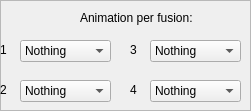
         <widget class="QFrame" name="animation_per_fusion">
          <property name="geometry">
           <rect>
            <x>620</x>
            <y>180</y>
            <width>251</width>
            <height>111</height>
           </rect>
          </property>
          <property name="frameShape">
           <enum>QFrame::StyledPanel</enum>
          </property>
          <property name="frameShadow">
           <enum>QFrame::Raised</enum>
          </property>
          <widget class="QLabel" name="animation_per_fusion_text">
           <property name="geometry">
            <rect>
             <x>80</x>
             <y>10</y>
             <width>131</width>
             <height>16</height>
            </rect>
           </property>
           <property name="text">
            <string>Animation per fusion:</string>
           </property>
           <property name="alignment">
            <set>Qt::AlignLeading|Qt::AlignLeft|Qt::AlignVCenter</set>
           </property>
          </widget>
          <widget class="QLabel" name="animation_fusion1_text">
           <property name="geometry">
            <rect>
             <x>0</x>
             <y>40</y>
             <width>16</width>
             <height>20</height>
            </rect>
           </property>
           <property name="text">
            <string>1</string>
           </property>
           <property name="textFormat">
            <enum>Qt::PlainText</enum>
           </property>
           <property name="scaledContents">
            <bool>false</bool>
           </property>
           <property name="alignment">
            <set>Qt::AlignLeading|Qt::AlignLeft|Qt::AlignVCenter</set>
           </property>
          </widget>
          <widget class="QLabel" name="animation_fusion2_text">
           <property name="geometry">
            <rect>
             <x>0</x>
             <y>80</y>
             <width>16</width>
             <height>20</height>
            </rect>
           </property>
           <property name="text">
            <string>2</string>
           </property>
           <property name="textFormat">
            <enum>Qt::PlainText</enum>
           </property>
           <property name="scaledContents">
            <bool>false</bool>
           </property>
           <property name="alignment">
            <set>Qt::AlignLeading|Qt::AlignLeft|Qt::AlignVCenter</set>
           </property>
          </widget>
          <widget class="QLabel" name="animation_fusion3_text">
           <property name="geometry">
            <rect>
             <x>130</x>
             <y>40</y>
             <width>16</width>
             <height>20</height>
            </rect>
           </property>
           <property name="text">
            <string>3</string>
           </property>
           <property name="textFormat">
            <enum>Qt::PlainText</enum>
           </property>
           <property name="scaledContents">
            <bool>false</bool>
           </property>
           <property name="alignment">
            <set>Qt::AlignLeading|Qt::AlignLeft|Qt::AlignVCenter</set>
           </property>
          </widget>
          <widget class="QLabel" name="animation_fusion4_text">
           <property name="geometry">
            <rect>
             <x>130</x>
             <y>80</y>
             <width>16</width>
             <height>20</height>
            </rect>
           </property>
           <property name="text">
            <string>4</string>
           </property>
           <property name="textFormat">
            <enum>Qt::PlainText</enum>
           </property>
           <property name="scaledContents">
            <bool>false</bool>
           </property>
           <property name="alignment">
            <set>Qt::AlignLeading|Qt::AlignLeft|Qt::AlignVCenter</set>
           </property>
          </widget>
          <widget class="QComboBox" name="fusion1_animation_value">
           <property name="geometry">
            <rect>
             <x>20</x>
             <y>40</y>
             <width>91</width>
             <height>22</height>
            </rect>
           </property>
           <item>
            <property name="text">
             <string>Nothing</string>
            </property>
           </item>
           <item>
            <property name="text">
             <string>Fusion</string>
            </property>
           </item>
          </widget>
          <widget class="QComboBox" name="fusion3_animation_value">
           <property name="geometry">
            <rect>
             <x>150</x>
             <y>40</y>
             <width>91</width>
             <height>22</height>
            </rect>
           </property>
           <item>
            <property name="text">
             <string>Nothing</string>
            </property>
           </item>
           <item>
            <property name="text">
             <string>Fusion</string>
            </property>
           </item>
          </widget>
          <widget class="QComboBox" name="fusion2_animation_value">
           <property name="geometry">
            <rect>
             <x>20</x>
             <y>80</y>
             <width>91</width>
             <height>22</height>
            </rect>
           </property>
           <item>
            <property name="text">
             <string>Nothing</string>
            </property>
           </item>
           <item>
            <property name="text">
             <string>Fusion</string>
            </property>
           </item>
          </widget>
          <widget class="QComboBox" name="fusion4_animation_value">
           <property name="geometry">
            <rect>
             <x>150</x>
             <y>80</y>
             <width>91</width>
             <height>22</height>
            </rect>
           </property>
           <item>
            <property name="text">
             <string>Nothing</string>
            </property>
           </item>
           <item>
            <property name="text">
             <string>Fusion</string>
            </property>
           </item>
          </widget>
         </widget>
